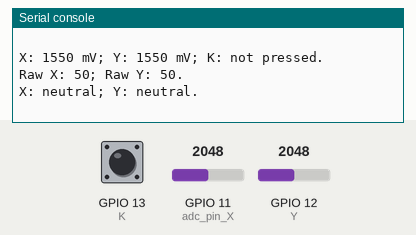
The program below on a simulated ESP32 board running MicroPython. Parts: the last lines printed to the serial console. The test bench sets the inputs (shaded band); at power-on: GPIO 11 (adc_pin_X) = 2048, GPIO 12 (Y) = 2048, GPIO 13 (K) HIGH (analog values on the 0–4095 scale).

Above: at 1.2 s.
1.3 s: GPIO 11 (adc_pin_X) set to 1960
At 1.71 s:
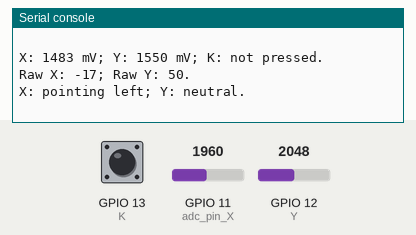
3.3 s: GPIO 12 (Y) set to 1960
At 3.52 s:
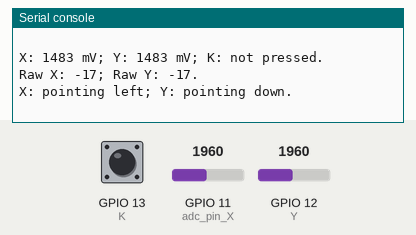
5.1 s: GPIO 13 (K) pulled LOW for 0.15 s
6.7 s: GPIO 11 (adc_pin_X) set to 2040
At 7.14 s:
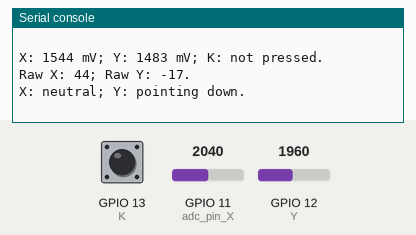
8.7 s: GPIO 13 (K) pulled LOW for 1 s
11.2 s: GPIO 12 (Y) set to 2040
At 11.66 s:
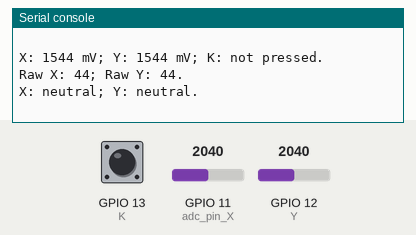
Timing chart, 0 to 13.7 s (numbered marks = the images above; inputs shaded):
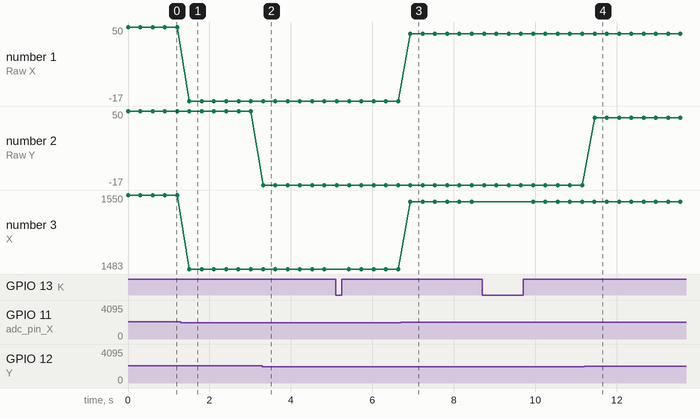

Measured:
- after the input at 1.3 s, the serial console: prints a new line after 0.21 s (image 1)
- after the input at 3.3 s, the serial console: prints a new line at once (image 2)
- after the input at 6.7 s, the serial console: prints a new line after 0.23 s (image 3)
- after the input at 11.2 s, the serial console: prints a new line after 0.25 s (image 4)
- plotted number 1: 50 → -17 after the input at 1.3 s, -17 → 44 after the input at 6.7 s
- plotted number 3: 1550 → 1483 after the input at 1.3 s, 1483 → 1544 after the input at 6.7 s

The program:

05_b_Joystick.py
```python
from machine import Pin, ADC
import time

adc_pin_X = 11
X = Pin(adc_pin_X)
adc_pin_Y = 12
Y = Pin(adc_pin_Y)
K = Pin(13, Pin.IN, Pin.PULL_UP)

adcX = ADC(adc_pin_X)
adcY = ADC(adc_pin_Y)
adcX.width(ADC.WIDTH_12BIT)
adcY.width(ADC.WIDTH_12BIT)
# Set the attenuation (e.g., to measure up to 3.3V, use 11dB attenuation)
# Options: ADC.ATTN_0DB, ADC.ATTN_2_5DB, ADC.ATTN_6DB, ADC.ATTN_11DB
adcX.atten(ADC.ATTN_11DB)
adcY.atten(ADC.ATTN_11DB)


while True:
    raw_X_value = adcX.read()
    raw_Y_value = adcY.read()
    voltage_X_uv = int(adcX.read_uv() / 1000)
    voltage_Y_uv = int(adcY.read_uv() / 1000)
    raw_X_value = voltage_X_uv - 1500
    raw_Y_value = voltage_Y_uv - 1500
    K_state = K.value()
    if K_state == 1:
        pressed = "not pressed"
    else:
        pressed = "pressed"

    print(f"X: {voltage_X_uv} mV; Y: {voltage_Y_uv} mV; K: {pressed}.")
    print(f"Raw X: {raw_X_value}; Raw Y: {raw_Y_value}.")

    x_direction = "pointing "
    y_direction = "pointing "
    if raw_X_value < 0:
        x_direction += "left"
    elif raw_X_value > 2000:
        x_direction += "right"
    else:
        x_direction = "neutral"
    if raw_Y_value < 0:
        y_direction += "down"
    elif raw_Y_value > 2000:
        y_direction += "up"
    else:
        y_direction = "neutral"

    print(f"X: {x_direction}; Y: {y_direction}.\n")
    time.sleep(0.3)
```
